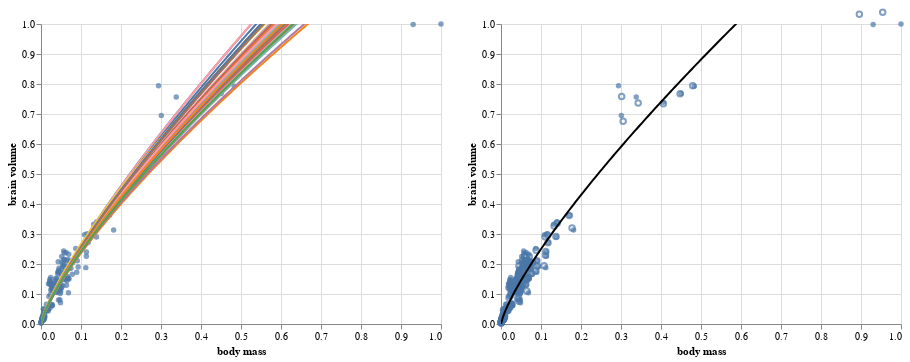

Notebook code for this chart:
### Code cell
plot = alt.Chart(d)\
   .mark_circle()\
   .encode(
        x=alt.X('M',title='body mass',scale=alt.Scale(domain=(0, 1))),
        y=alt.Y('B',title='brain volume',scale=alt.Scale(domain=(0, 1)))
            )

plot_2 = alt.Chart(aux_plot)\
   .mark_line(clip=True)\
   .encode(
        x=alt.X('x',scale=alt.Scale(domain=(0, 1))),
        y=alt.Y('y',scale=alt.Scale(domain=(0, 1))),
        color = alt.Color('posteriors', legend=None)
            )

plot_3 = alt.Chart(d)\
   .mark_point()\
   .encode(
        x=alt.X('M_true',scale=alt.Scale(domain=(0, 1))),
        y=alt.Y('B_true',scale=alt.Scale(domain=(0, 1)))
            )

plot_4 = alt.Chart(aux)\
   .mark_line(clip=True, color='black')\
   .encode(
        x=alt.X('x',scale=alt.Scale(domain=(0, 1))),
        y=alt.Y('avg_curve',scale=alt.Scale(domain=(0, 1)))
            )

alt.hconcat(plot + plot_2, plot + plot_3 + plot_4)

### Figure 1 — Vega-Lite specification as saved in the notebook (floating-point values rounded to 4 significant figures; data arrays with more than 128 entries replaced by an {"elided": "..."} marker saying what was removed)
{"$schema": "https://vega.github.io/schema/vega-lite/v3.3.0.json", "config": {"mark": {"tooltip": null}, "view": {"height": 300, "width": 400}}, "datasets": {"data-302bda8f9a6e2ecc44eac160021dd7d1": {"elided": "182 records"}, "data-44338d165f119cd3ab492b5340442b35": {"elided": "182 records"}, "data-65443eb82aaf61e324ed35935a4274af": {"elided": "9100 records"}}, "hconcat": [{"layer": [{"data": {"name": "data-302bda8f9a6e2ecc44eac160021dd7d1"}, "encoding": {"x": {"field": "M", "scale": {"domain": [0, 1]}, "title": "body mass", "type": "quantitative"}, "y": {"field": "B", "scale": {"domain": [0, 1]}, "title": "brain volume", "type": "quantitative"}}, "mark": "circle"}, {"data": {"name": "data-65443eb82aaf61e324ed35935a4274af"}, "encoding": {"color": {"field": "posteriors", "legend": null, "type": "nominal"}, "x": {"field": "x", "scale": {"domain": [0, 1]}, "type": "quantitative"}, "y": {"field": "y", "scale": {"domain": [0, 1]}, "type": "quantitative"}}, "mark": {"clip": true, "type": "line"}}]}, {"data": {"name": "data-302bda8f9a6e2ecc44eac160021dd7d1"}, "layer": [{"encoding": {"x": {"field": "M", "scale": {"domain": [0, 1]}, "title": "body mass", "type": "quantitative"}, "y": {"field": "B", "scale": {"domain": [0, 1]}, "title": "brain volume", "type": "quantitative"}}, "mark": "circle"}, {"encoding": {"x": {"field": "M_true", "scale": {"domain": [0, 1]}, "type": "quantitative"}, "y": {"field": "B_true", "scale": {"domain": [0, 1]}, "type": "quantitative"}}, "mark": "point"}, {"data": {"name": "data-44338d165f119cd3ab492b5340442b35"}, "encoding": {"x": {"field": "x", "scale": {"domain": [0, 1]}, "type": "quantitative"}, "y": {"field": "avg_curve", "scale": {"domain": [0, 1]}, "type": "quantitative"}}, "mark": {"clip": true, "color": "black", "type": "line"}}]}]}
